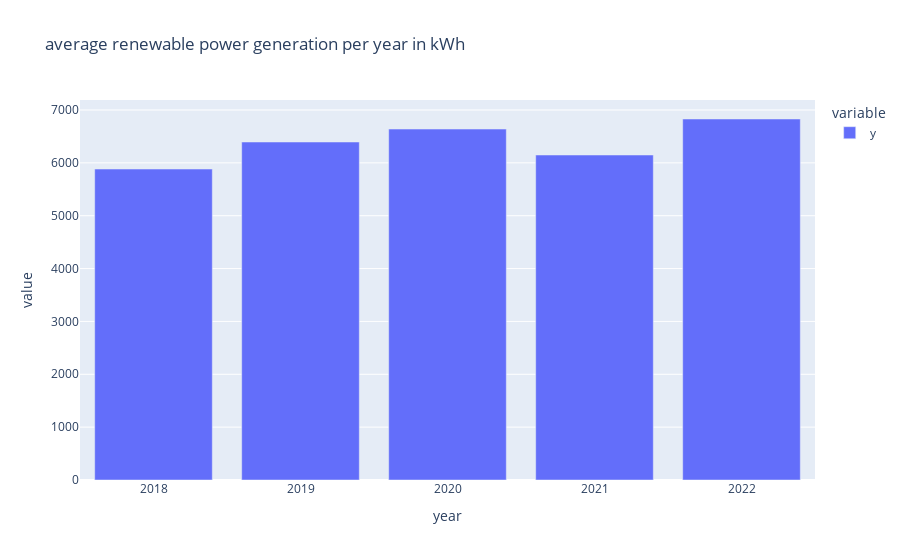

Notebook cell for this chart:
### Markdown cell above
We can see that during the summer months June through September less renewable power is generated than during the winter months. And also the data confirms the above hypothesis that February, March and October are the months with the most renewable power generation.

Is there also a yearly trend?

### Code cell
# how much energy was produced in the years on average?
# months with the most renewable power generation
yearly = hourly_renew.copy()
yearly['year'] = yearly.index.year
yearly = yearly.groupby('year').mean()
# plot
fig = px.bar(yearly, title = 'average renewable power generation per year in kWh')
fig.show()

### Figure 1 — Plotly figure (JSON) as saved in the notebook; plotly's stock layout.template omitted (floating-point values rounded to 4 significant figures)
{"data": [{"alignmentgroup": "True", "hovertemplate": "variable=y<br>year=%{x}<br>value=%{y}<extra></extra>", "legendgroup": "y", "marker": {"color": "#636efa", "pattern": {"shape": ""}}, "name": "y", "offsetgroup": "y", "orientation": "v", "showlegend": true, "textposition": "auto", "type": "bar", "x": [2018, 2019, 2020, 2021, 2022], "xaxis": "x", "y": [5883.0, 6395.0, 6639.0, 6149.0, 6830.0], "yaxis": "y"}], "layout": {"barmode": "relative", "legend": {"title": {"text": "variable"}, "tracegroupgap": 0}, "title": {"text": "average renewable power generation per year in kWh"}, "xaxis": {"anchor": "y", "domain": [0, 1], "title": {"text": "year"}}, "yaxis": {"anchor": "x", "domain": [0, 1], "title": {"text": "value"}}}}
